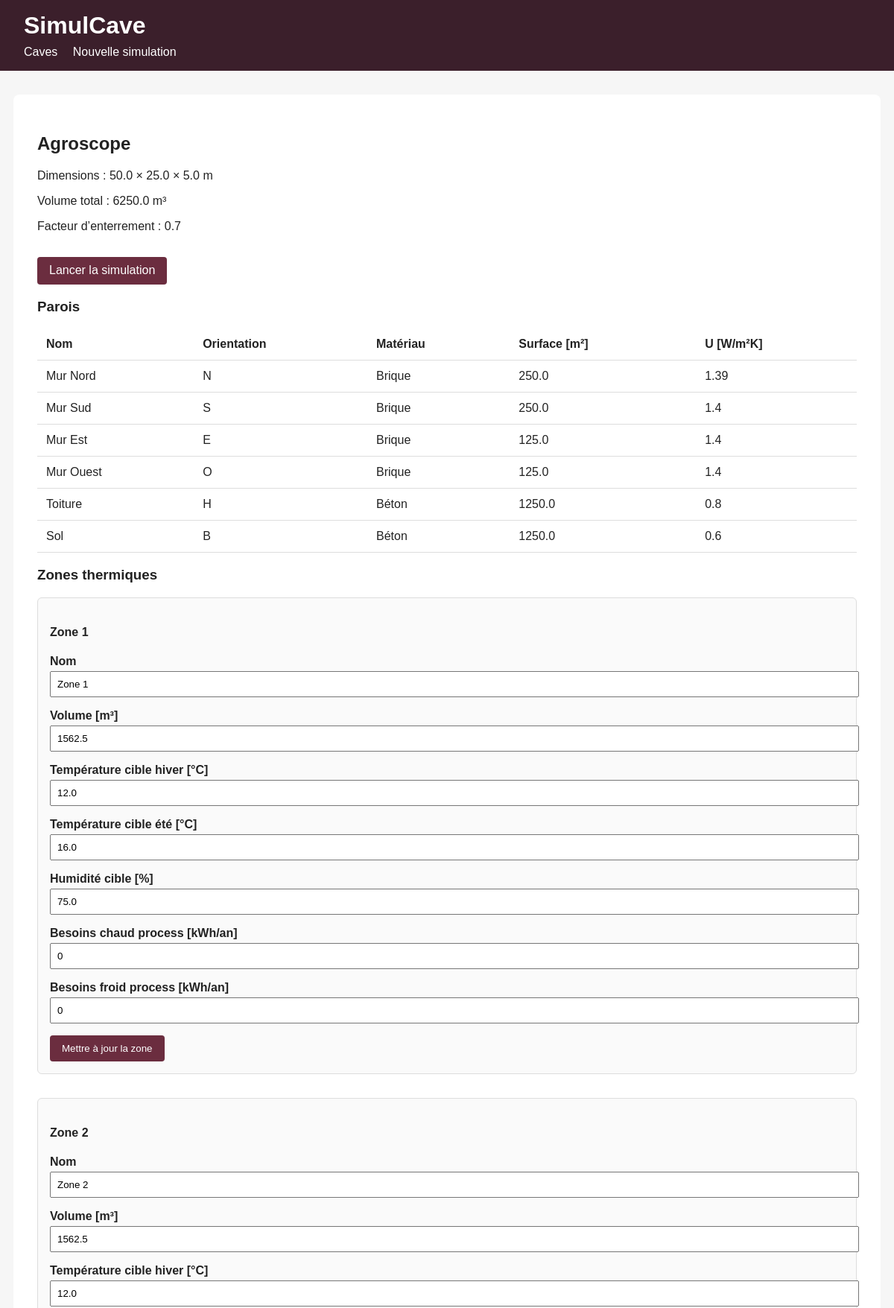
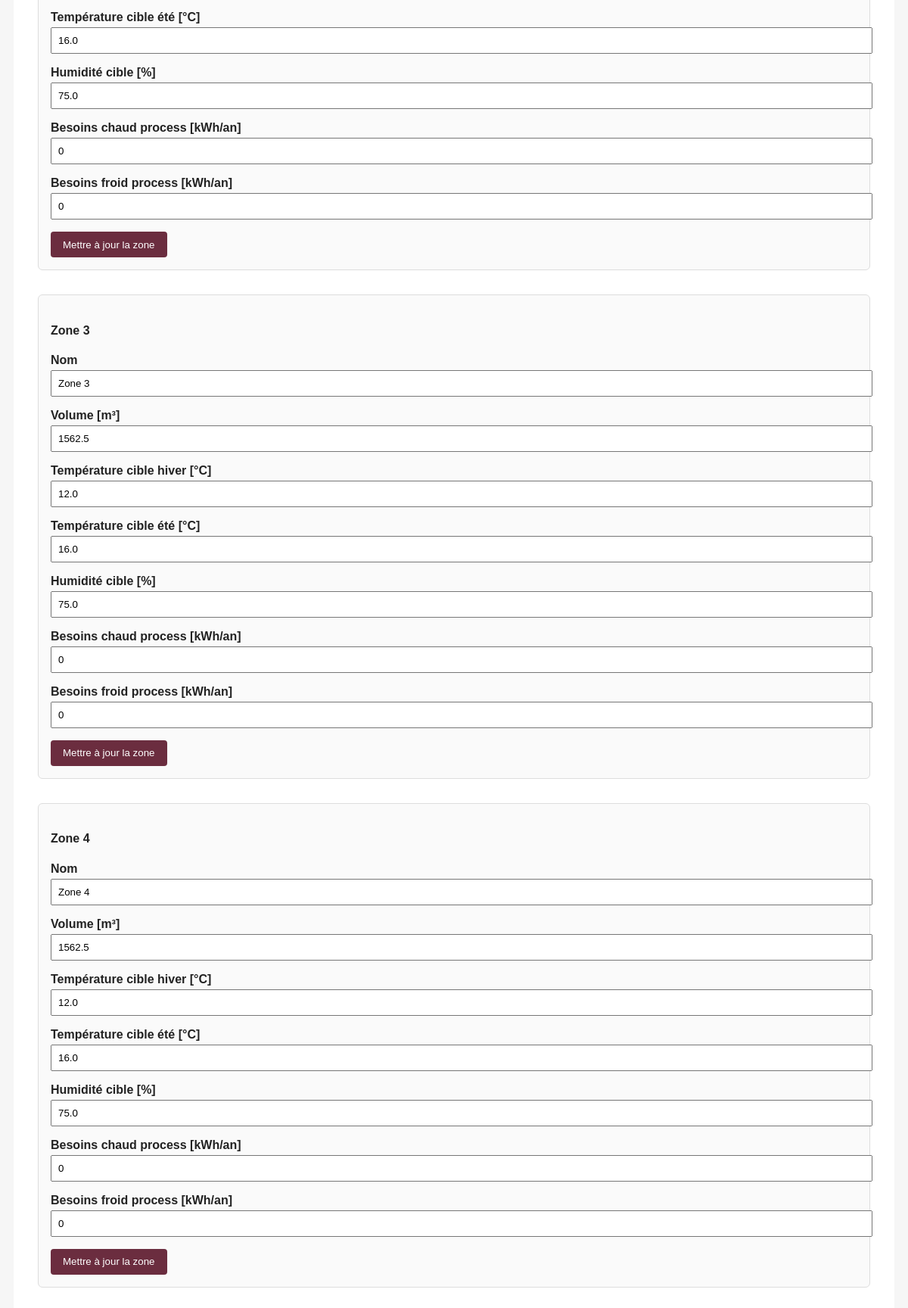
The page /caves/1 on the database its author committed (2 pictures, top to bottom).
### app/models.py (models this page shows)
class Cave(Base):
    __tablename__ = "caves"
    id = Column(Integer, primary_key=True, index=True)
    name = Column(String, nullable=False)
    length_m = Column(Float, nullable=False)
    width_m = Column(Float, nullable=False)
    height_m = Column(Float, nullable=False)
    buried_factor = Column(Float, default=1.0)
    walls = relationship(
        "Wall",
        back_populates="cave",
        cascade="all, delete-orphan",
    )
    zones = relationship(
        "Zone",
        back_populates="cave",
        cascade="all, delete-orphan",
    )

class Wall(Base):
    __tablename__ = "walls"
    id = Column(Integer, primary_key=True, index=True)
    cave_id = Column(Integer, ForeignKey("caves.id"))
    name = Column(String, nullable=False)
    orientation = Column(String, nullable=False)
    material = Column(String, nullable=False)
    area_m2 = Column(Float, nullable=False)
    u_value = Column(Float, nullable=False)
    cave = relationship("Cave", back_populates="walls")

class Zone(Base):
    __tablename__ = "zones"
    id = Column(Integer, primary_key=True, index=True)
    cave_id = Column(Integer, ForeignKey("caves.id"))
    name = Column(String, nullable=False)
    volume_m3 = Column(Float, nullable=False)
    target_temp_winter_c = Column(Float, nullable=False)
    target_temp_summer_c = Column(Float, nullable=False)
    target_humidity_percent = Column(Float, nullable=True)
    process_cooling_kwh = Column(Float, default=0.0)
    process_heating_kwh = Column(Float, default=0.0)
    cave = relationship("Cave", back_populates="zones")

### app/routers/cave.py (the view)
@router.get("/caves/{cave_id}")
def cave_detail(
    cave_id: int,
    request: Request,
    db: Session = Depends(get_db),
):
    cave = db.query(Cave).filter(Cave.id == cave_id).first()
    if not cave:
        raise HTTPException(status_code=404, detail="Cave introuvable.")
    return render_template(
        request,
        "cave_detail.html",
        {"cave": cave},
    )

### app/templates/cave_detail.html
{% extends "base.html" %}
{% block content %}
<h2>{{ cave.name }}</h2>
<p>
  Dimensions :
  {{ cave.length_m }} × {{ cave.width_m }} × {{ cave.height_m }} m
</p>
<p>
  Volume total :
  {{ cave.length_m * cave.width_m * cave.height_m }} m³
</p>
<p>
  Facteur d’enterrement :
  {{ cave.buried_factor }}
</p>
<a class="button" href="/caves/{{ cave.id }}/simulate">
  Lancer la simulation
</a>
<h3>Parois</h3>
<table>
  <thead>
    <tr>
      <th>Nom</th>
      <th>Orientation</th>
      <th>Matériau</th>
      <th>Surface [m²]</th>
      <th>U [W/m²K]</th>
    </tr>
  </thead>
  <tbody>
    {% for wall in cave.walls %}
    <tr>
      <td>{{ wall.name }}</td>
      <td>{{ wall.orientation }}</td>
      <td>{{ wall.material }}</td>
      <td>{{ wall.area_m2 }}</td>
      <td>{{ wall.u_value }}</td>
    </tr>
    {% endfor %}
  </tbody>
</table>
<h3>Zones thermiques</h3>
{% for zone in cave.zones %}
<form method="post" action="/zones/{{ zone.id }}/update" class="zone-card">
  <h4>{{ zone.name }}</h4>
  <label>Nom</label>
  <input type="text" name="name" value="{{ zone.name }}" required>
  <label>Volume [m³]</label>
  <input type="number" step="0.1" name="volume_m3" value="{{ zone.volume_m3 }}" required>
  <label>Température cible hiver [°C]</label>
  <input type="number" step="0.1" name="target_temp_winter_c" value="{{ zone.target_temp_winter_c }}" required>
  <label>Température cible été [°C]</label>
  <input type="number" step="0.1" name="target_temp_summer_c" value="{{ zone.target_temp_summer_c }}" required>
  <label>Humidité cible [%]</label>
  <input type="number" step="0.1" name="target_humidity_percent" value="{{ zone.target_humidity_percent or 75 }}">
  <label>Besoins chaud process [kWh/an]</label>
  <input type="number" step="0.1" name="process_heating_kwh" value="{{ zone.process_heating_kwh or 0 }}">
  <label>Besoins froid process [kWh/an]</label>
  <input type="number" step="0.1" name="process_cooling_kwh" value="{{ zone.process_cooling_kwh or 0 }}">
  <button type="submit">Mettre à jour la zone</button>
</form>
{% endfor %}
{% endblock %}

### app/templates/base.html (shortened to what this page needs)
<!DOCTYPE html>
<html lang="fr">
<head>
  <link rel="stylesheet" href="/static/style.css">
</head>
<body>
  <header>
    <h1>SimulCave</h1>
    <nav>
      <a href="/caves">Caves</a>
      <a href="/caves/new">Nouvelle simulation</a>
    </nav>
  </header>
  <main>
    {% block content %}{% endblock %}
  </main>
</body>
</html>

### static/style.css (style rules this page uses)
body { font-family: Arial, sans-serif; margin: 0; background: #f6f6f6; color: #222; }
header { background: #3b1f2b; color: white; padding: 1rem 2rem; }
header h1 { margin: 0 0 0.5rem 0; }
nav a { color: white; margin-right: 1rem; text-decoration: none; }
main { max-width: 1100px; margin: 2rem auto; background: white; padding: 2rem; border-radius: 8px; }
form { margin-bottom: 2rem; }
label { display: block; margin-top: 1rem; font-weight: bold; }
input, select { width: 100%; padding: 0.5rem; margin-top: 0.25rem; }
button, .button { display: inline-block; margin-top: 1rem; padding: 0.6rem 1rem; background: #6b2d3f; color: white; border: none; border-radius: 4px; text-decoration: none; cursor: pointer; }
table { width: 100%; border-collapse: collapse; margin-top: 1rem; }
th, td { border-bottom: 1px solid #ddd; padding: 0.75rem; text-align: left; }
.zone-card { border: 1px solid #ddd; padding: 1rem; border-radius: 6px; background: #fafafa; }

### rows shown on the page
Cave: name "Agroscope", length_m "50.0", width_m "25.0", height_m "5.0", cave.length_m*cave.width_m*cave.height_m "6250.0", buried_factor "0.7"
Wall: name "Mur Nord", orientation "N", material "Brique", area_m2 "250.0", u_value "1.39"
Wall: name "Mur Sud", orientation "S", material "Brique", area_m2 "250.0", u_value "1.4"
Wall: name "Mur Est", orientation "E", material "Brique", area_m2 "125.0", u_value "1.4"
Wall: name "Mur Ouest", orientation "O", material "Brique", area_m2 "125.0", u_value "1.4"
Wall: name "Toiture", orientation "H", material "Béton", area_m2 "1250.0", u_value "0.8"
Wall: name "Sol", orientation "B", material "Béton", area_m2 "1250.0", u_value "0.6"
Zone: name "Zone 1", volume_m3 "1562.5", target_temp_winter_c "12.0", target_temp_summer_c "16.0", target_humidity_percent "75.0", process_heating_kwh "0", process_cooling_kwh "0"
Zone: name "Zone 2", volume_m3 "1562.5", target_temp_winter_c "12.0", target_temp_summer_c "16.0", target_humidity_percent "75.0", process_heating_kwh "0", process_cooling_kwh "0"
Zone: name "Zone 3", volume_m3 "1562.5", target_temp_winter_c "12.0", target_temp_summer_c "16.0", target_humidity_percent "75.0", process_heating_kwh "0", process_cooling_kwh "0"
Zone: name "Zone 4", volume_m3 "1562.5", target_temp_winter_c "12.0", target_temp_summer_c "16.0", target_humidity_percent "75.0", process_heating_kwh "0", process_cooling_kwh "0"
